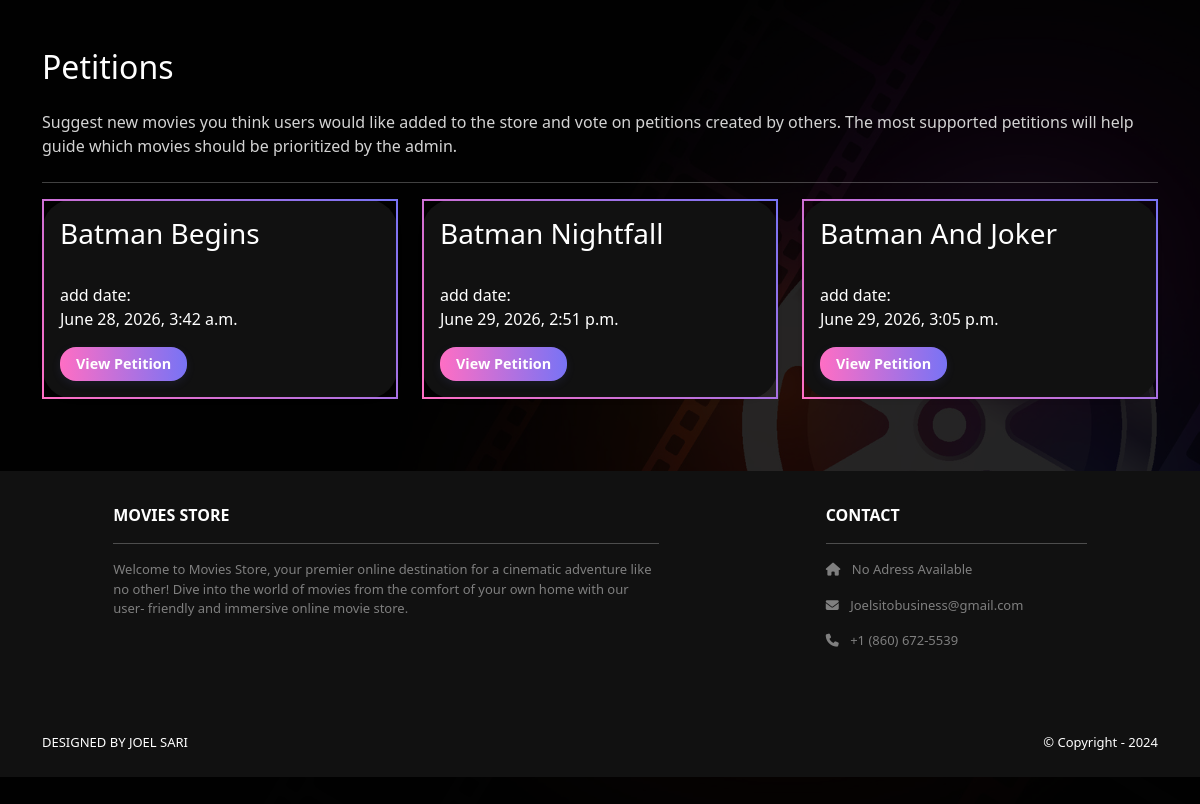
The app's page /movie/my_movies/ (signed in), older data.
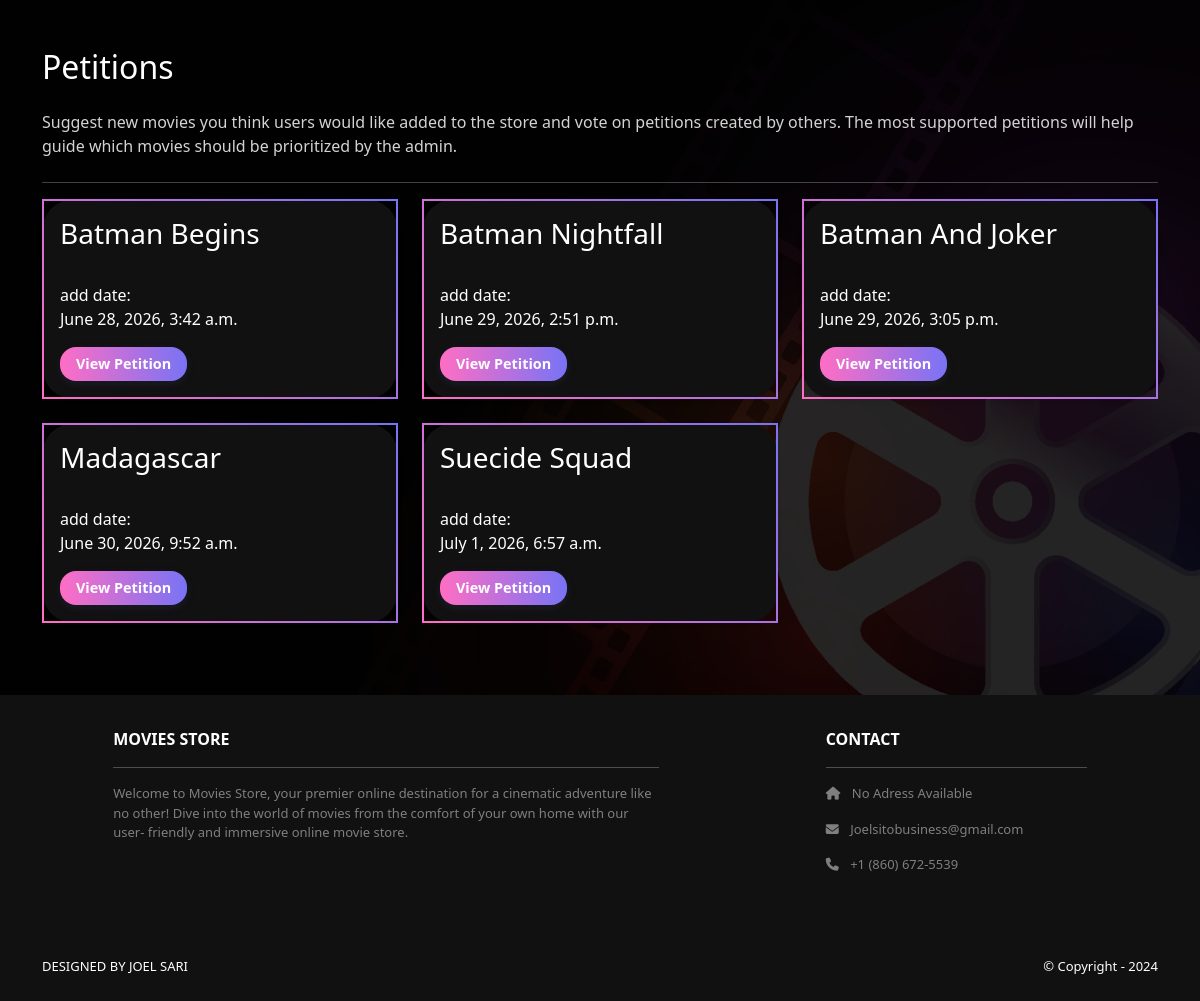
The same page, newer data.
### movie/models.py (models this page shows, shortened)
class UserMovieEntry(models.Model):
    class WatchStatus(models.TextChoices):
        WATCHED = 'Watched', 'watched'
        WATCHLIST = 'Watchlist', 'watchlist'
        DROPPED = 'Dropped', 'dropped'
    user = models.ForeignKey(settings.AUTH_USER_MODEL, on_delete=models.CASCADE, related_name='entries')
    movie = models.ForeignKey(Movie, on_delete=models.CASCADE, related_name='user_entries')
    status = models.CharField(max_length=10, choices=WatchStatus, default=WatchStatus.WATCHLIST)
    rating = models.DecimalField(max_digits=2, decimal_places=1, null=True, blank=True)  # e.g. 8.5
    review = models.TextField(blank=True)
    date_added = models.DateTimeField(auto_now_add=True)
    date_watched = models.DateField(null=True, blank=True)
    slug = models.SlugField(null=False, unique=True, blank=True)
    class Meta:
        unique_together = ('user', 'movie')

class Movie(models.Model):
    tmdb_id = models.PositiveIntegerField(unique=True)
    title = models.CharField(max_length=255, blank=False)
    release_year = models.IntegerField()
    description = models.TextField()
    poster_url = models.URLField(blank=True)  # Link to an image
    genres = models.ManyToManyField(Genre, related_name='movies')
    slug = models.SlugField(null=False, unique=True, blank=True)
    def __str__(self):
        return self.title

### movie/views.py (the view)
# urls.py: path('my_movies/', views.MyMoviesListView.as_view(), name="my_movies"),
class MyMoviesListView(ListView):
    model = UserMovieEntry
    template_name = 'movie/my_movies.html'
    def get_queryset(self, **kwargs):
        if not self.request.user.is_authenticated:
            return UserMovieEntry.objects.none()
        return UserMovieEntry.objects.filter(user=self.request.user).select_related('movie')

### movie/templates/movie/my_movies.html (shortened to what this page needs)
{% extends 'base.html' %}
{% load static %}
{% block extra_head %}
<link
        href="{% static 'movie/css/my_movies_and_search_style.css' %}"
        rel="stylesheet"
>
{% endblock %}
{% block content %}
<div class="container mt-5 mb-5">
    <h2 class="mb-4 text-white">Petitions</h2>
    <p class="mb-4" style="color: lightgray">
        Suggest new movies you think users would like added to the store and vote on
        petitions created by others. The most supported petitions will help guide
        which movies should be prioritized by the admin.
    </p>
    <hr class="text-white"/>
    <div class="row">
        {% for entry in object_list %}
        <div class="col-md-6 col-lg-4 mb-4">
            <div
                    class="card shadow-sm h-100"
                    style="
          background-color: #111;
          color: white;
          border-radius: 2rem;
          border: 2px solid;
          border-image-slice: 1;
          border-width: 2px;
          border-image-source: linear-gradient(45deg, #ff6ec4, #7873f5);
          transition: transform 0.3s ease, box-shadow 0.3s ease;
        "
            >
                <div class="card-body d-flex flex-column" style="border-radius: 2rem">
                    <h3 class="card-title">{{ entry.movie }}</h3>
                    <br>
                    add date:
                    <p class="card-text">{{ entry.date_added }}</p>
                    <div class="mt-auto">
                        <a
                                href="{% url 'movie:detail' entry.movie.slug %}"
                                class="btn btn-gradient create-petition-btn btn-sm"
                        >
                            View Petition
                        </a>
                    </div>
                </div>
            </div>
        </div>
        {% empty %}
        <p>No movie yet.</p>
    </div>
    {% endfor %}
</div>
{% endblock %}

Row changes from the older to the newer data that the page shows:
added UserMovieEntry: movie "Madagascar", date_added "June 30, 2026, 9:52 a.m."
added UserMovieEntry: movie "Suecide Squad", date_added "July 1, 2026, 6:57 a.m."
